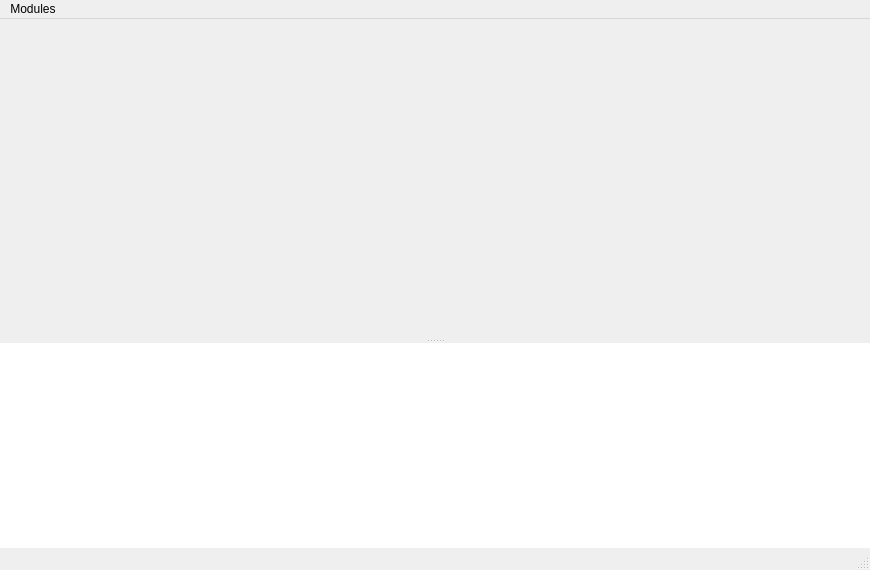
<?xml version="1.0" encoding="UTF-8"?>
<ui version="4.0">
 <class>MainWindow</class>
 <widget class="QMainWindow" name="MainWindow">
  <property name="geometry">
   <rect>
    <x>0</x>
    <y>0</y>
    <width>870</width>
    <height>570</height>
   </rect>
  </property>
  <property name="windowTitle">
   <string>MainWindow</string>
  </property>
  <property name="styleSheet">
   <string notr="true">QMainWindow::separator { 
  width: 1px;
}</string>
  </property>
  <widget class="QWidget" name="centralWidget">
   <layout class="QVBoxLayout" name="verticalLayout">
    <property name="leftMargin">
     <number>0</number>
    </property>
    <property name="topMargin">
     <number>0</number>
    </property>
    <property name="rightMargin">
     <number>0</number>
    </property>
    <property name="bottomMargin">
     <number>0</number>
    </property>
    <item>
     <widget class="QSplitter" name="splitter">
      <property name="orientation">
       <enum>Qt::Vertical</enum>
      </property>
      <widget class="QFrame" name="frame">
       <property name="frameShape">
        <enum>QFrame::NoFrame</enum>
       </property>
       <layout class="QHBoxLayout" name="horizontalLayout">
        <property name="leftMargin">
         <number>0</number>
        </property>
        <property name="topMargin">
         <number>0</number>
        </property>
        <property name="rightMargin">
         <number>0</number>
        </property>
        <property name="bottomMargin">
         <number>0</number>
        </property>
        <item>
         <widget class="PlotWidget" name="plotWidget" native="true">
          <property name="minimumSize">
           <size>
            <width>400</width>
            <height>300</height>
           </size>
          </property>
         </widget>
        </item>
       </layout>
      </widget>
      <widget class="QPlainTextEdit" name="loggerWidget">
       <property name="frameShape">
        <enum>QFrame::NoFrame</enum>
       </property>
       <property name="frameShadow">
        <enum>QFrame::Plain</enum>
       </property>
       <property name="lineWidth">
        <number>1</number>
       </property>
       <property name="readOnly">
        <bool>true</bool>
       </property>
       <property name="tabStopWidth">
        <number>120</number>
       </property>
      </widget>
     </widget>
    </item>
   </layout>
  </widget>
  <widget class="QMenuBar" name="menubar">
   <property name="geometry">
    <rect>
     <x>0</x>
     <y>0</y>
     <width>870</width>
     <height>22</height>
    </rect>
   </property>
   <widget class="QMenu" name="menuModules">
    <property name="title">
     <string>Modules</string>
    </property>
    <widget class="QMenu" name="menuModulesQuanty">
     <property name="title">
      <string>Quanty</string>
     </property>
     <addaction name="quantyModuleHideAction"/>
     <addaction name="separator"/>
     <addaction name="quantySaveInputAction"/>
     <addaction name="quantySaveAsInputAction"/>
     <addaction name="separator"/>
     <addaction name="quantyLoadCalculations"/>
     <addaction name="quantyRemoveAllCalculations"/>
    </widget>
    <addaction name="menuModulesQuanty"/>
   </widget>
   <addaction name="menuModules"/>
  </widget>
  <widget class="QStatusBar" name="statusbar">
   <property name="enabled">
    <bool>true</bool>
   </property>
  </widget>
  <action name="quantySaveInputAction">
   <property name="text">
    <string>Save Input</string>
   </property>
   <property name="toolTip">
    <string>Save the Quanty Input File</string>
   </property>
  </action>
  <action name="quantySaveAsInputAction">
   <property name="text">
    <string>Save Input As...</string>
   </property>
  </action>
  <action name="quantyModuleShowAction">
   <property name="text">
    <string>Show</string>
   </property>
   <property name="toolTip">
    <string>Show the Quanty Module</string>
   </property>
  </action>
  <action name="quantyModuleHideAction">
   <property name="text">
    <string>Hide</string>
   </property>
   <property name="toolTip">
    <string>Hide the Quanty Module</string>
   </property>
  </action>
  <action name="quantyLoadCalculations">
   <property name="text">
    <string>Load Calculations</string>
   </property>
  </action>
  <action name="quantyRunCalculationAction">
   <property name="text">
    <string>Run</string>
   </property>
  </action>
  <action name="quantyRemoveAllCalculations">
   <property name="text">
    <string>Remove All Calculations</string>
   </property>
  </action>
 </widget>
 <customwidgets>
  <customwidget>
   <class>PlotWidget</class>
   <extends>QWidget</extends>
   <header>.widgets.plotwidget</header>
   <container>1</container>
  </customwidget>
 </customwidgets>
 <resources/>
 <connections/>
</ui>
